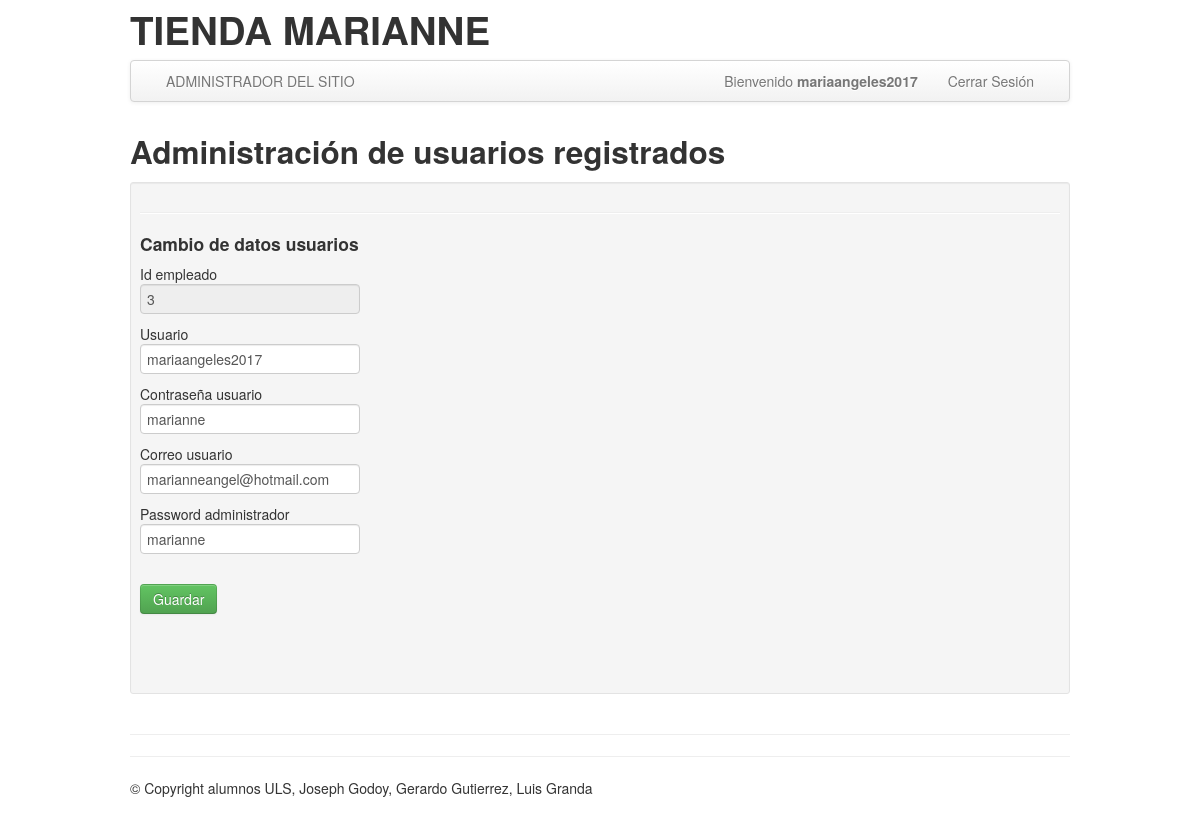
Screenshot of /actualizar.php?id=3 (signed in) with the database file from the repository.
### tables this page shows
CREATE TABLE IF NOT EXISTS `empleado` (
  `ide_empleado` tinyint(2) NOT NULL AUTO_INCREMENT,
  `nombre` varchar(45) DEFAULT NULL,
  `apellido_pat` varchar(50) DEFAULT NULL,
  `apellido_mat` varchar(50) DEFAULT NULL,
  `correo` varchar(50) DEFAULT NULL,
  `usuario` varchar(20) DEFAULT NULL,
  `contrasena` varchar(10) DEFAULT NULL,
  `telefono` varchar(8) DEFAULT NULL,
  `rol` smallint(2) DEFAULT NULL,
  `pasadmin` varchar(35) DEFAULT NULL,
  PRIMARY KEY (`ide_empleado`)
);

### actualizar.php (the view, shortened to what this page needs)
<!DOCTYPE html>
<html lang="en">
  <head>
    <link href="bootstrap/css/bootstrap.min.css" rel="stylesheet"/>
  </head>
<body data-offset="40" background="images/disney.jpg" style="background-attachment: fixed">
<div class="container">
<header class="header">
<div class="row">
	<?php
	include("include/cabecera.php");
	?>
</div>
</header>
<div class="navbar">
  <div class="navbar-inner">
	<div class="container">
	  <div class="nav-collapse">
		<ul class="nav">
			<li class=""><a href="admin.php">ADMINISTRADOR DEL SITIO</a></li>
		</ul>
		<ul class="nav pull-right">
		<li><a href="">Bienvenido <strong><?php echo $_SESSION['usuario'];?></strong> </a></li>
			  <li><a href="desconectar.php"> Cerrar Sesión </a></li>
		</ul>
	  </div>
	</div>
  </div>
</div>
<div class="row">
	<div class="span12">
		<div class="caption">
		<h2> Administración de usuarios registrados</h2>
		<div class="well well-small">
		<hr class="soft"/>
		<h4>Cambio de datos usuarios</h4>
		<div class="row-fluid">
		<?php
		extract($_GET);
		require("conexion_bd.php");
		$sql="SELECT * FROM empleado WHERE ide_empleado=$id";
		$ressql=mysqli_query($mysqli,$sql);
		while ($row=mysqli_fetch_row ($ressql)){
		    	$id=$row[0];
		    	$usuario=$row[5];
		    	$contrasena=$row[6];
		    	$correo=$row[4];
		    	$pasadmin=$row[9];
		    }
		?>
		<form action="ejecutaactualizar.php" method="post">
				Id empleado<br><input type="text" name="id" value= "<?php echo $id ?>" readonly="readonly"><br>
				Usuario<br> <input type="text" name="usuario" value="<?php echo $usuario?>"><br>
				Contraseña usuario<br> <input type="text" name="contrasena" value="<?php echo $contrasena?>"><br>
				Correo usuario<br> <input type="text" name="correo" value="<?php echo $correo?>"><br>
				Password administrador<br> <input type="text" name="pasadmin" value="<?php echo $pasadmin?>"><br>
				<br>
				<input type="submit" value="Guardar" class="btn btn-success btn-primary">
			</form>
		<div class="span8">
		</div>
		</div>
		<br/>
		</div>
</div>
	</div>
</div>
<hr class="soften"/>
<footer class="footer">
<hr class="soften"/>
<p>&copy; Copyright  alumnos ULS, Joseph Godoy, Gerardo Gutierrez,  Luis Granda<br/><br/></p>
 </footer>
</div>
  </body>
</html>

### rows the page displays
empleado: id "3", usuario "mariaangeles2017", contrasena "marianne", correo "marianneangel@hotmail.com", pasadmin "marianne"

### other values shown
$_SESSION['usuario'] "mariaangeles2017"
